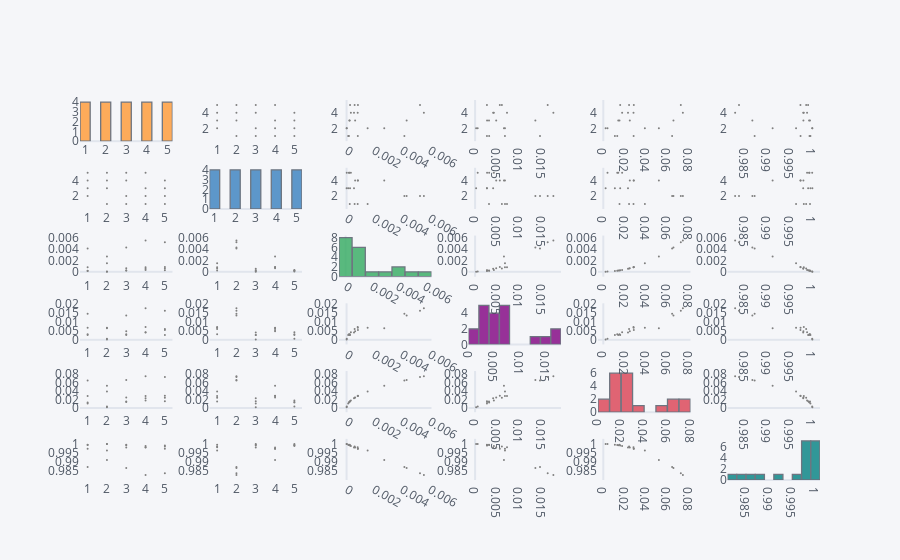

The notebook cell this image was saved under:
### Code cell
df3.scatter_matrix()

### Figure 1 — Plotly figure (JSON) as saved in the notebook; plotly's stock layout.template omitted (floating-point values rounded to 4 significant figures)
{"data": [{"histfunc": "count", "histnorm": "", "marker": {"color": "rgba(255, 153, 51, 1.0)", "line": {"color": "#4D5663", "width": 1.3}}, "name": "Partition", "nbinsx": 10, "opacity": 0.8, "orientation": "v", "type": "histogram", "x": [1, 1, 1, 1, 2, 2, 2, 2, 3, 3, 3, 3, 4, 4, 4, 4, 5, 5, 5, 5], "xaxis": "x", "yaxis": "y"}, {"line": {"color": "rgba(128, 128, 128, 1.0)", "dash": "solid", "shape": "linear", "width": 1.3}, "marker": {"size": 2, "symbol": "circle"}, "mode": "markers", "name": "Partition", "text": "", "type": "scatter", "x": [2, 3, 4, 5, 1, 3, 4, 5, 1, 2, 4, 5, 1, 2, 3, 5, 1, 2, 3, 4], "xaxis": "x2", "y": [1, 1, 1, 1, 2, 2, 2, 2, 3, 3, 3, 3, 4, 4, 4, 4, 5, 5, 5, 5], "yaxis": "y2"}, {"line": {"color": "rgba(128, 128, 128, 1.0)", "dash": "solid", "shape": "linear", "width": 1.3}, "marker": {"size": 2, "symbol": "circle"}, "mode": "markers", "name": "Partition", "text": "", "type": "scatter", "x": [0.004153, 0.0001174, 0.000807, 0.0001706, 0.001514, 4.651e-06, 0.002709, 1.529e-05, 0.0002291, 0.004317, 0.0006151, 0.0001965, 0.0008, 0.005556, 0.0005337, 0.0003106, 0.0005814, 0.005276, 0.00025, 0.0008163], "xaxis": "x3", "y": [1, 1, 1, 1, 2, 2, 2, 2, 3, 3, 3, 3, 4, 4, 4, 4, 5, 5, 5, 5], "yaxis": "y3"}, {"line": {"color": "rgba(128, 128, 128, 1.0)", "dash": "solid", "shape": "linear", "width": 1.3}, "marker": {"size": 2, "symbol": "circle"}, "mode": "markers", "name": "Partition", "text": "", "type": "scatter", "x": [0.01465, 0.002674, 0.006744, 0.003176, 0.006744, 0.0002326, 0.006512, 0.0005882, 0.00314, 0.0136, 0.004767, 0.002706, 0.007209, 0.01767, 0.00407, 0.004235, 0.006047, 0.0164, 0.002674, 0.005581], "xaxis": "x4", "y": [1, 1, 1, 1, 2, 2, 2, 2, 3, 3, 3, 3, 4, 4, 4, 4, 5, 5, 5, 5], "yaxis": "y4"}, {"line": {"color": "rgba(128, 128, 128, 1.0)", "dash": "solid", "shape": "linear", "width": 1.3}, "marker": {"size": 2, "symbol": "circle"}, "mode": "markers", "name": "Partition", "text": "", "type": "scatter", "x": [0.06445, 0.01084, 0.02841, 0.01306, 0.03891, 0.002157, 0.05205, 0.003911, 0.01514, 0.06571, 0.0248, 0.01402, 0.02828, 0.07454, 0.0231, 0.01762, 0.02411, 0.07263, 0.01581, 0.02857], "xaxis": "x5", "y": [1, 1, 1, 1, 2, 2, 2, 2, 3, 3, 3, 3, 4, 4, 4, 4, 5, 5, 5, 5], "yaxis": "y5"}, {"line": {"color": "rgba(128, 128, 128, 1.0)", "dash": "solid", "shape": "linear", "width": 1.3}, "marker": {"size": 2, "symbol": "circle"}, "mode": "markers", "name": "Partition", "text": "", "type": "scatter", "x": [0.9872, 0.9995, 0.9974, 0.9993, 0.9964, 1.0, 0.9912, 0.9999, 0.9995, 0.9867, 0.998, 0.9992, 0.9981, 0.9829, 0.9979, 0.9988, 0.9986, 0.9837, 0.999, 0.9973], "xaxis": "x6", "y": [1, 1, 1, 1, 2, 2, 2, 2, 3, 3, 3, 3, 4, 4, 4, 4, 5, 5, 5, 5], "yaxis": "y6"}, {"line": {"color": "rgba(128, 128, 128, 1.0)", "dash": "solid", "shape": "linear", "width": 1.3}, "marker": {"size": 2, "symbol": "circle"}, "mode": "markers", "name": "Sub partition", "text": "", "type": "scatter", "x": [1, 1, 1, 1, 2, 2, 2, 2, 3, 3, 3, 3, 4, 4, 4, 4, 5, 5, 5, 5], "xaxis": "x7", "y": [2, 3, 4, 5, 1, 3, 4, 5, 1, 2, 4, 5, 1, 2, 3, 5, 1, 2, 3, 4], "yaxis": "y7"}, {"histfunc": "count", "histnorm": "", "marker": {"color": "rgba(55, 128, 191, 1.0)", "line": {"color": "#4D5663", "width": 1.3}}, "name": "Sub partition", "nbinsx": 10, "opacity": 0.8, "orientation": "v", "type": "histogram", "x": [2, 3, 4, 5, 1, 3, 4, 5, 1, 2, 4, 5, 1, 2, 3, 5, 1, 2, 3, 4], "xaxis": "x8", "yaxis": "y8"}, {"line": {"color": "rgba(128, 128, 128, 1.0)", "dash": "solid", "shape": "linear", "width": 1.3}, "marker": {"size": 2, "symbol": "circle"}, "mode": "markers", "name": "Sub partition", "text": "", "type": "scatter", "x": [0.004153, 0.0001174, 0.000807, 0.0001706, 0.001514, 4.651e-06, 0.002709, 1.529e-05, 0.0002291, 0.004317, 0.0006151, 0.0001965, 0.0008, 0.005556, 0.0005337, 0.0003106, 0.0005814, 0.005276, 0.00025, 0.0008163], "xaxis": "x9", "y": [2, 3, 4, 5, 1, 3, 4, 5, 1, 2, 4, 5, 1, 2, 3, 5, 1, 2, 3, 4], "yaxis": "y9"}, {"line": {"color": "rgba(128, 128, 128, 1.0)", "dash": "solid", "shape": "linear", "width": 1.3}, "marker": {"size": 2, "symbol": "circle"}, "mode": "markers", "name": "Sub partition", "text": "", "type": "scatter", "x": [0.01465, 0.002674, 0.006744, 0.003176, 0.006744, 0.0002326, 0.006512, 0.0005882, 0.00314, 0.0136, 0.004767, 0.002706, 0.007209, 0.01767, 0.00407, 0.004235, 0.006047, 0.0164, 0.002674, 0.005581], "xaxis": "x10", "y": [2, 3, 4, 5, 1, 3, 4, 5, 1, 2, 4, 5, 1, 2, 3, 5, 1, 2, 3, 4], "yaxis": "y10"}, {"line": {"color": "rgba(128, 128, 128, 1.0)", "dash": "solid", "shape": "linear", "width": 1.3}, "marker": {"size": 2, "symbol": "circle"}, "mode": "markers", "name": "Sub partition", "text": "", "type": "scatter", "x": [0.06445, 0.01084, 0.02841, 0.01306, 0.03891, 0.002157, 0.05205, 0.003911, 0.01514, 0.06571, 0.0248, 0.01402, 0.02828, 0.07454, 0.0231, 0.01762, 0.02411, 0.07263, 0.01581, 0.02857], "xaxis": "x11", "y": [2, 3, 4, 5, 1, 3, 4, 5, 1, 2, 4, 5, 1, 2, 3, 5, 1, 2, 3, 4], "yaxis": "y11"}, {"line": {"color": "rgba(128, 128, 128, 1.0)", "dash": "solid", "shape": "linear", "width": 1.3}, "marker": {"size": 2, "symbol": "circle"}, "mode": "markers", "name": "Sub partition", "text": "", "type": "scatter", "x": [0.9872, 0.9995, 0.9974, 0.9993, 0.9964, 1.0, 0.9912, 0.9999, 0.9995, 0.9867, 0.998, 0.9992, 0.9981, 0.9829, 0.9979, 0.9988, 0.9986, 0.9837, 0.999, 0.9973], "xaxis": "x12", "y": [2, 3, 4, 5, 1, 3, 4, 5, 1, 2, 4, 5, 1, 2, 3, 5, 1, 2, 3, 4], "yaxis": "y12"}, {"line": {"color": "rgba(128, 128, 128, 1.0)", "dash": "solid", "shape": "linear", "width": 1.3}, "marker": {"size": 2, "symbol": "circle"}, "mode": "markers", "name": "MSE", "text": "", "type": "scatter", "x": [1, 1, 1, 1, 2, 2, 2, 2, 3, 3, 3, 3, 4, 4, 4, 4, 5, 5, 5, 5], "xaxis": "x13", "y": [0.004153, 0.0001174, 0.000807, 0.0001706, 0.001514, 4.651e-06, 0.002709, 1.529e-05, 0.0002291, 0.004317, 0.0006151, 0.0001965, 0.0008, 0.005556, 0.0005337, 0.0003106, 0.0005814, 0.005276, 0.00025, 0.0008163], "yaxis": "y13"}, {"line": {"color": "rgba(128, 128, 128, 1.0)", "dash": "solid", "shape": "linear", "width": 1.3}, "marker": {"size": 2, "symbol": "circle"}, "mode": "markers", "name": "MSE", "text": "", "type": "scatter", "x": [2, 3, 4, 5, 1, 3, 4, 5, 1, 2, 4, 5, 1, 2, 3, 5, 1, 2, 3, 4], "xaxis": "x14", "y": [0.004153, 0.0001174, 0.000807, 0.0001706, 0.001514, 4.651e-06, 0.002709, 1.529e-05, 0.0002291, 0.004317, 0.0006151, 0.0001965, 0.0008, 0.005556, 0.0005337, 0.0003106, 0.0005814, 0.005276, 0.00025, 0.0008163], "yaxis": "y14"}, {"histfunc": "count", "histnorm": "", "marker": {"color": "rgba(50, 171, 96, 1.0)", "line": {"color": "#4D5663", "width": 1.3}}, "name": "MSE", "nbinsx": 10, "opacity": 0.8, "orientation": "v", "type": "histogram", "x": [0.004153, 0.0001174, 0.000807, 0.0001706, 0.001514, 4.651e-06, 0.002709, 1.529e-05, 0.0002291, 0.004317, 0.0006151, 0.0001965, 0.0008, 0.005556, 0.0005337, 0.0003106, 0.0005814, 0.005276, 0.00025, 0.0008163], "xaxis": "x15", "yaxis": "y15"}, {"line": {"color": "rgba(128, 128, 128, 1.0)", "dash": "solid", "shape": "linear", "width": 1.3}, "marker": {"size": 2, "symbol": "circle"}, "mode": "markers", "name": "MSE", "text": "", "type": "scatter", "x": [0.01465, 0.002674, 0.006744, 0.003176, 0.006744, 0.0002326, 0.006512, 0.0005882, 0.00314, 0.0136, 0.004767, 0.002706, 0.007209, 0.01767, 0.00407, 0.004235, 0.006047, 0.0164, 0.002674, 0.005581], "xaxis": "x16", "y": [0.004153, 0.0001174, 0.000807, 0.0001706, 0.001514, 4.651e-06, 0.002709, 1.529e-05, 0.0002291, 0.004317, 0.0006151, 0.0001965, 0.0008, 0.005556, 0.0005337, 0.0003106, 0.0005814, 0.005276, 0.00025, 0.0008163], "yaxis": "y16"}, {"line": {"color": "rgba(128, 128, 128, 1.0)", "dash": "solid", "shape": "linear", "width": 1.3}, "marker": {"size": 2, "symbol": "circle"}, "mode": "markers", "name": "MSE", "text": "", "type": "scatter", "x": [0.06445, 0.01084, 0.02841, 0.01306, 0.03891, 0.002157, 0.05205, 0.003911, 0.01514, 0.06571, 0.0248, 0.01402, 0.02828, 0.07454, 0.0231, 0.01762, 0.02411, 0.07263, 0.01581, 0.02857], "xaxis": "x17", "y": [0.004153, 0.0001174, 0.000807, 0.0001706, 0.001514, 4.651e-06, 0.002709, 1.529e-05, 0.0002291, 0.004317, 0.0006151, 0.0001965, 0.0008, 0.005556, 0.0005337, 0.0003106, 0.0005814, 0.005276, 0.00025, 0.0008163], "yaxis": "y17"}, {"line": {"color": "rgba(128, 128, 128, 1.0)", "dash": "solid", "shape": "linear", "width": 1.3}, "marker": {"size": 2, "symbol": "circle"}, "mode": "markers", "name": "MSE", "text": "", "type": "scatter", "x": [0.9872, 0.9995, 0.9974, 0.9993, 0.9964, 1.0, 0.9912, 0.9999, 0.9995, 0.9867, 0.998, 0.9992, 0.9981, 0.9829, 0.9979, 0.9988, 0.9986, 0.9837, 0.999, 0.9973], "xaxis": "x18", "y": [0.004153, 0.0001174, 0.000807, 0.0001706, 0.001514, 4.651e-06, 0.002709, 1.529e-05, 0.0002291, 0.004317, 0.0006151, 0.0001965, 0.0008, 0.005556, 0.0005337, 0.0003106, 0.0005814, 0.005276, 0.00025, 0.0008163], "yaxis": "y18"}, {"line": {"color": "rgba(128, 128, 128, 1.0)", "dash": "solid", "shape": "linear", "width": 1.3}, "marker": {"size": 2, "symbol": "circle"}, "mode": "markers", "name": "MAE", "text": "", "type": "scatter", "x": [1, 1, 1, 1, 2, 2, 2, 2, 3, 3, 3, 3, 4, 4, 4, 4, 5, 5, 5, 5], "xaxis": "x19", "y": [0.01465, 0.002674, 0.006744, 0.003176, 0.006744, 0.0002326, 0.006512, 0.0005882, 0.00314, 0.0136, 0.004767, 0.002706, 0.007209, 0.01767, 0.00407, 0.004235, 0.006047, 0.0164, 0.002674, 0.005581], "yaxis": "y19"}, {"line": {"color": "rgba(128, 128, 128, 1.0)", "dash": "solid", "shape": "linear", "width": 1.3}, "marker": {"size": 2, "symbol": "circle"}, "mode": "markers", "name": "MAE", "text": "", "type": "scatter", "x": [2, 3, 4, 5, 1, 3, 4, 5, 1, 2, 4, 5, 1, 2, 3, 5, 1, 2, 3, 4], "xaxis": "x20", "y": [0.01465, 0.002674, 0.006744, 0.003176, 0.006744, 0.0002326, 0.006512, 0.0005882, 0.00314, 0.0136, 0.004767, 0.002706, 0.007209, 0.01767, 0.00407, 0.004235, 0.006047, 0.0164, 0.002674, 0.005581], "yaxis": "y20"}, {"line": {"color": "rgba(128, 128, 128, 1.0)", "dash": "solid", "shape": "linear", "width": 1.3}, "marker": {"size": 2, "symbol": "circle"}, "mode": "markers", "name": "MAE", "text": "", "type": "scatter", "x": [0.004153, 0.0001174, 0.000807, 0.0001706, 0.001514, 4.651e-06, 0.002709, 1.529e-05, 0.0002291, 0.004317, 0.0006151, 0.0001965, 0.0008, 0.005556, 0.0005337, 0.0003106, 0.0005814, 0.005276, 0.00025, 0.0008163], "xaxis": "x21", "y": [0.01465, 0.002674, 0.006744, 0.003176, 0.006744, 0.0002326, 0.006512, 0.0005882, 0.00314, 0.0136, 0.004767, 0.002706, 0.007209, 0.01767, 0.00407, 0.004235, 0.006047, 0.0164, 0.002674, 0.005581], "yaxis": "y21"}, {"histfunc": "count", "histnorm": "", "marker": {"color": "rgba(128, 0, 128, 1.0)", "line": {"color": "#4D5663", "width": 1.3}}, "name": "MAE", "nbinsx": 10, "opacity": 0.8, "orientation": "v", "type": "histogram", "x": [0.01465, 0.002674, 0.006744, 0.003176, 0.006744, 0.0002326, 0.006512, 0.0005882, 0.00314, 0.0136, 0.004767, 0.002706, 0.007209, 0.01767, 0.00407, 0.004235, 0.006047, 0.0164, 0.002674, 0.005581], "xaxis": "x22", "yaxis": "y22"}, {"line": {"color": "rgba(128, 128, 128, 1.0)", "dash": "solid", "shape": "linear", "width": 1.3}, "marker": {"size": 2, "symbol": "circle"}, "mode": "markers", "name": "MAE", "text": "", "type": "scatter", "x": [0.06445, 0.01084, 0.02841, 0.01306, 0.03891, 0.002157, 0.05205, 0.003911, 0.01514, 0.06571, 0.0248, 0.01402, 0.02828, 0.07454, 0.0231, 0.01762, 0.02411, 0.07263, 0.01581, 0.02857], "xaxis": "x23", "y": [0.01465, 0.002674, 0.006744, 0.003176, 0.006744, 0.0002326, 0.006512, 0.0005882, 0.00314, 0.0136, 0.004767, 0.002706, 0.007209, 0.01767, 0.00407, 0.004235, 0.006047, 0.0164, 0.002674, 0.005581], "yaxis": "y23"}, {"line": {"color": "rgba(128, 128, 128, 1.0)", "dash": "solid", "shape": "linear", "width": 1.3}, "marker": {"size": 2, "symbol": "circle"}, "mode": "markers", "name": "MAE", "text": "", "type": "scatter", "x": [0.9872, 0.9995, 0.9974, 0.9993, 0.9964, 1.0, 0.9912, 0.9999, 0.9995, 0.9867, 0.998, 0.9992, 0.9981, 0.9829, 0.9979, 0.9988, 0.9986, 0.9837, 0.999, 0.9973], "xaxis": "x24", "y": [0.01465, 0.002674, 0.006744, 0.003176, 0.006744, 0.0002326, 0.006512, 0.0005882, 0.00314, 0.0136, 0.004767, 0.002706, 0.007209, 0.01767, 0.00407, 0.004235, 0.006047, 0.0164, 0.002674, 0.005581], "yaxis": "y24"}, {"line": {"color": "rgba(128, 128, 128, 1.0)", "dash": "solid", "shape": "linear", "width": 1.3}, "marker": {"size": 2, "symbol": "circle"}, "mode": "markers", "name": "RMSE", "text": "", "type": "scatter", "x": [1, 1, 1, 1, 2, 2, 2, 2, 3, 3, 3, 3, 4, 4, 4, 4, 5, 5, 5, 5], "xaxis": "x25", "y": [0.06445, 0.01084, 0.02841, 0.01306, 0.03891, 0.002157, 0.05205, 0.003911, 0.01514, 0.06571, 0.0248, 0.01402, 0.02828, 0.07454, 0.0231, 0.01762, 0.02411, 0.07263, 0.01581, 0.02857], "yaxis": "y25"}, {"line": {"color": "rgba(128, 128, 128, 1.0)", "dash": "solid", "shape": "linear", "width": 1.3}, "marker": {"size": 2, "symbol": "circle"}, "mode": "markers", "name": "RMSE", "text": "", "type": "scatter", "x": [2, 3, 4, 5, 1, 3, 4, 5, 1, 2, 4, 5, 1, 2, 3, 5, 1, 2, 3, 4], "xaxis": "x26", "y": [0.06445, 0.01084, 0.02841, 0.01306, 0.03891, 0.002157, 0.05205, 0.003911, 0.01514, 0.06571, 0.0248, 0.01402, 0.02828, 0.07454, 0.0231, 0.01762, 0.02411, 0.07263, 0.01581, 0.02857], "yaxis": "y26"}, {"line": {"color": "rgba(128, 128, 128, 1.0)", "dash": "solid", "shape": "linear", "width": 1.3}, "marker": {"size": 2, "symbol": "circle"}, "mode": "markers", "name": "RMSE", "text": "", "type": "scatter", "x": [0.004153, 0.0001174, 0.000807, 0.0001706, 0.001514, 4.651e-06, 0.002709, 1.529e-05, 0.0002291, 0.004317, 0.0006151, 0.0001965, 0.0008, 0.005556, 0.0005337, 0.0003106, 0.0005814, 0.005276, 0.00025, 0.0008163], "xaxis": "x27", "y": [0.06445, 0.01084, 0.02841, 0.01306, 0.03891, 0.002157, 0.05205, 0.003911, 0.01514, 0.06571, 0.0248, 0.01402, 0.02828, 0.07454, 0.0231, 0.01762, 0.02411, 0.07263, 0.01581, 0.02857], "yaxis": "y27"}, {"line": {"color": "rgba(128, 128, 128, 1.0)", "dash": "solid", "shape": "linear", "width": 1.3}, "marker": {"size": 2, "symbol": "circle"}, "mode": "markers", "name": "RMSE", "text": "", "type": "scatter", "x": [0.01465, 0.002674, 0.006744, 0.003176, 0.006744, 0.0002326, 0.006512, 0.0005882, 0.00314, 0.0136, 0.004767, 0.002706, 0.007209, 0.01767, 0.00407, 0.004235, 0.006047, 0.0164, 0.002674, 0.005581], "xaxis": "x28", "y": [0.06445, 0.01084, 0.02841, 0.01306, 0.03891, 0.002157, 0.05205, 0.003911, 0.01514, 0.06571, 0.0248, 0.01402, 0.02828, 0.07454, 0.0231, 0.01762, 0.02411, 0.07263, 0.01581, 0.02857], "yaxis": "y28"}, {"histfunc": "count", "histnorm": "", "marker": {"color": "rgba(219, 64, 82, 1.0)", "line": {"color": "#4D5663", "width": 1.3}}, "name": "RMSE", "nbinsx": 10, "opacity": 0.8, "orientation": "v", "type": "histogram", "x": [0.06445, 0.01084, 0.02841, 0.01306, 0.03891, 0.002157, 0.05205, 0.003911, 0.01514, 0.06571, 0.0248, 0.01402, 0.02828, 0.07454, 0.0231, 0.01762, 0.02411, 0.07263, 0.01581, 0.02857], "xaxis": "x29", "yaxis": "y29"}, {"line": {"color": "rgba(128, 128, 128, 1.0)", "dash": "solid", "shape": "linear", "width": 1.3}, "marker": {"size": 2, "symbol": "circle"}, "mode": "markers", "name": "RMSE", "text": "", "type": "scatter", "x": [0.9872, 0.9995, 0.9974, 0.9993, 0.9964, 1.0, 0.9912, 0.9999, 0.9995, 0.9867, 0.998, 0.9992, 0.9981, 0.9829, 0.9979, 0.9988, 0.9986, 0.9837, 0.999, 0.9973], "xaxis": "x30", "y": [0.06445, 0.01084, 0.02841, 0.01306, 0.03891, 0.002157, 0.05205, 0.003911, 0.01514, 0.06571, 0.0248, 0.01402, 0.02828, 0.07454, 0.0231, 0.01762, 0.02411, 0.07263, 0.01581, 0.02857], "yaxis": "y30"}, {"line": {"color": "rgba(128, 128, 128, 1.0)", "dash": "solid", "shape": "linear", "width": 1.3}, "marker": {"size": 2, "symbol": "circle"}, "mode": "markers", "name": "Accuracy", "text": "", "type": "scatter", "x": [1, 1, 1, 1, 2, 2, 2, 2, 3, 3, 3, 3, 4, 4, 4, 4, 5, 5, 5, 5], "xaxis": "x31", "y": [0.9872, 0.9995, 0.9974, 0.9993, 0.9964, 1.0, 0.9912, 0.9999, 0.9995, 0.9867, 0.998, 0.9992, 0.9981, 0.9829, 0.9979, 0.9988, 0.9986, 0.9837, 0.999, 0.9973], "yaxis": "y31"}, {"line": {"color": "rgba(128, 128, 128, 1.0)", "dash": "solid", "shape": "linear", "width": 1.3}, "marker": {"size": 2, "symbol": "circle"}, "mode": "markers", "name": "Accuracy", "text": "", "type": "scatter", "x": [2, 3, 4, 5, 1, 3, 4, 5, 1, 2, 4, 5, 1, 2, 3, 5, 1, 2, 3, 4], "xaxis": "x32", "y": [0.9872, 0.9995, 0.9974, 0.9993, 0.9964, 1.0, 0.9912, 0.9999, 0.9995, 0.9867, 0.998, 0.9992, 0.9981, 0.9829, 0.9979, 0.9988, 0.9986, 0.9837, 0.999, 0.9973], "yaxis": "y32"}, {"line": {"color": "rgba(128, 128, 128, 1.0)", "dash": "solid", "shape": "linear", "width": 1.3}, "marker": {"size": 2, "symbol": "circle"}, "mode": "markers", "name": "Accuracy", "text": "", "type": "scatter", "x": [0.004153, 0.0001174, 0.000807, 0.0001706, 0.001514, 4.651e-06, 0.002709, 1.529e-05, 0.0002291, 0.004317, 0.0006151, 0.0001965, 0.0008, 0.005556, 0.0005337, 0.0003106, 0.0005814, 0.005276, 0.00025, 0.0008163], "xaxis": "x33", "y": [0.9872, 0.9995, 0.9974, 0.9993, 0.9964, 1.0, 0.9912, 0.9999, 0.9995, 0.9867, 0.998, 0.9992, 0.9981, 0.9829, 0.9979, 0.9988, 0.9986, 0.9837, 0.999, 0.9973], "yaxis": "y33"}, {"line": {"color": "rgba(128, 128, 128, 1.0)", "dash": "solid", "shape": "linear", "width": 1.3}, "marker": {"size": 2, "symbol": "circle"}, "mode": "markers", "name": "Accuracy", "text": "", "type": "scatter", "x": [0.01465, 0.002674, 0.006744, 0.003176, 0.006744, 0.0002326, 0.006512, 0.0005882, 0.00314, 0.0136, 0.004767, 0.002706, 0.007209, 0.01767, 0.00407, 0.004235, 0.006047, 0.0164, 0.002674, 0.005581], "xaxis": "x34", "y": [0.9872, 0.9995, 0.9974, 0.9993, 0.9964, 1.0, 0.9912, 0.9999, 0.9995, 0.9867, 0.998, 0.9992, 0.9981, 0.9829, 0.9979, 0.9988, 0.9986, 0.9837, 0.999, 0.9973], "yaxis": "y34"}, {"line": {"color": "rgba(128, 128, 128, 1.0)", "dash": "solid", "shape": "linear", "width": 1.3}, "marker": {"size": 2, "symbol": "circle"}, "mode": "markers", "name": "Accuracy", "text": "", "type": "scatter", "x": [0.06445, 0.01084, 0.02841, 0.01306, 0.03891, 0.002157, 0.05205, 0.003911, 0.01514, 0.06571, 0.0248, 0.01402, 0.02828, 0.07454, 0.0231, 0.01762, 0.02411, 0.07263, 0.01581, 0.02857], "xaxis": "x35", "y": [0.9872, 0.9995, 0.9974, 0.9993, 0.9964, 1.0, 0.9912, 0.9999, 0.9995, 0.9867, 0.998, 0.9992, 0.9981, 0.9829, 0.9979, 0.9988, 0.9986, 0.9837, 0.999, 0.9973], "yaxis": "y35"}, {"histfunc": "count", "histnorm": "", "marker": {"color": "rgba(0, 128, 128, 1.0)", "line": {"color": "#4D5663", "width": 1.3}}, "name": "Accuracy", "nbinsx": 10, "opacity": 0.8, "orientation": "v", "type": "histogram", "x": [0.9872, 0.9995, 0.9974, 0.9993, 0.9964, 1.0, 0.9912, 0.9999, 0.9995, 0.9867, 0.998, 0.9992, 0.9981, 0.9829, 0.9979, 0.9988, 0.9986, 0.9837, 0.999, 0.9973], "xaxis": "x36", "yaxis": "y36"}], "layout": {"bargap": 0.02, "legend": {"bgcolor": "#F5F6F9", "font": {"color": "#4D5663"}}, "paper_bgcolor": "#F5F6F9", "plot_bgcolor": "#F5F6F9", "showlegend": false, "title": {"font": {"color": "#4D5663"}}, "xaxis": {"anchor": "y", "domain": [0, 0.125], "gridcolor": "#E1E5ED", "showgrid": false, "tickfont": {"color": "#4D5663"}, "title": {"font": {"color": "#4D5663"}, "text": ""}, "zerolinecolor": "#E1E5ED"}, "xaxis10": {"anchor": "y10", "domain": [0.525, 0.65], "gridcolor": "#E1E5ED", "showgrid": false, "tickfont": {"color": "#4D5663"}, "title": {"font": {"color": "#4D5663"}, "text": ""}, "zerolinecolor": "#E1E5ED"}, "xaxis11": {"anchor": "y11", "domain": [0.7, 0.825], "gridcolor": "#E1E5ED", "showgrid": false, "tickfont": {"color": "#4D5663"}, "title": {"font": {"color": "#4D5663"}, "text": ""}, "zerolinecolor": "#E1E5ED"}, "xaxis12": {"anchor": "y12", "domain": [0.875, 1], "gridcolor": "#E1E5ED", "showgrid": false, "tickfont": {"color": "#4D5663"}, "title": {"font": {"color": "#4D5663"}, "text": ""}, "zerolinecolor": "#E1E5ED"}, "xaxis13": {"anchor": "y13", "domain": [0, 0.125], "gridcolor": "#E1E5ED", "showgrid": false, "tickfont": {"color": "#4D5663"}, "title": {"font": {"color": "#4D5663"}, "text": ""}, "zerolinecolor": "#E1E5ED"}, "xaxis14": {"anchor": "y14", "domain": [0.175, 0.3], "gridcolor": "#E1E5ED", "showgrid": false, "tickfont": {"color": "#4D5663"}, "title": {"font": {"color": "#4D5663"}, "text": ""}, "zerolinecolor": "#E1E5ED"}, "xaxis15": {"anchor": "y15", "domain": [0.35, 0.475], "gridcolor": "#E1E5ED", "showgrid": false, "tickfont": {"color": "#4D5663"}, "title": {"font": {"color": "#4D5663"}, "text": ""}, "zerolinecolor": "#E1E5ED"}, "xaxis16": {"anchor": "y16", "domain": [0.525, 0.65], "gridcolor": "#E1E5ED", "showgrid": false, "tickfont": {"color": "#4D5663"}, "title": {"font": {"color": "#4D5663"}, "text": ""}, "zerolinecolor": "#E1E5ED"}, "xaxis17": {"anchor": "y17", "domain": [0.7, 0.825], "gridcolor": "#E1E5ED", "showgrid": false, "tickfont": {"color": "#4D5663"}, "title": {"font": {"color": "#4D5663"}, "text": ""}, "zerolinecolor": "#E1E5ED"}, "xaxis18": {"anchor": "y18", "domain": [0.875, 1], "gridcolor": "#E1E5ED", "showgrid": false, "tickfont": {"color": "#4D5663"}, "title": {"font": {"color": "#4D5663"}, "text": ""}, "zerolinecolor": "#E1E5ED"}, "xaxis19": {"anchor": "y19", "domain": [0, 0.125], "gridcolor": "#E1E5ED", "showgrid": false, "tickfont": {"color": "#4D5663"}, "title": {"font": {"color": "#4D5663"}, "text": ""}, "zerolinecolor": "#E1E5ED"}, "xaxis2": {"anchor": "y2", "domain": [0.175, 0.3], "gridcolor": "#E1E5ED", "showgrid": false, "tickfont": {"color": "#4D5663"}, "title": {"font": {"color": "#4D5663"}, "text": ""}, "zerolinecolor": "#E1E5ED"}, "xaxis20": {"anchor": "y20", "domain": [0.175, 0.3], "gridcolor": "#E1E5ED", "showgrid": false, "tickfont": {"color": "#4D5663"}, "title": {"font": {"color": "#4D5663"}, "text": ""}, "zerolinecolor": "#E1E5ED"}, "xaxis21": {"anchor": "y21", "domain": [0.35, 0.475], "gridcolor": "#E1E5ED", "showgrid": false, "tickfont": {"color": "#4D5663"}, "title": {"font": {"color": "#4D5663"}, "text": ""}, "zerolinecolor": "#E1E5ED"}, "xaxis22": {"anchor": "y22", "domain": [0.525, 0.65], "gridcolor": "#E1E5ED", "showgrid": false, "tickfont": {"color": "#4D5663"}, "title": {"font": {"color": "#4D5663"}, "text": ""}, "zerolinecolor": "#E1E5ED"}, "xaxis23": {"anchor": "y23", "domain": [0.7, 0.825], "gridcolor": "#E1E5ED", "showgrid": false, "tickfont": {"color": "#4D5663"}, "title": {"font": {"color": "#4D5663"}, "text": ""}, "zerolinecolor": "#E1E5ED"}, "xaxis24": {"anchor": "y24", "domain": [0.875, 1], "gridcolor": "#E1E5ED", "showgrid": false, "tickfont": {"color": "#4D5663"}, "title": {"font": {"color": "#4D5663"}, "text": ""}, "zerolinecolor": "#E1E5ED"}, "xaxis25": {"anchor": "y25", "domain": [0, 0.125], "gridcolor": "#E1E5ED", "showgrid": false, "tickfont": {"color": "#4D5663"}, "title": {"font": {"color": "#4D5663"}, "text": ""}, "zerolinecolor": "#E1E5ED"}, "xaxis26": {"anchor": "y26", "domain": [0.175, 0.3], "gridcolor": "#E1E5ED", "showgrid": false, "tickfont": {"color": "#4D5663"}, "title": {"font": {"color": "#4D5663"}, "text": ""}, "zerolinecolor": "#E1E5ED"}, "xaxis27": {"anchor": "y27", "domain": [0.35, 0.475], "gridcolor": "#E1E5ED", "showgrid": false, "tickfont": {"color": "#4D5663"}, "title": {"font": {"color": "#4D5663"}, "text": ""}, "zerolinecolor": "#E1E5ED"}, "xaxis28": {"anchor": "y28", "domain": [0.525, 0.65], "gridcolor": "#E1E5ED", "showgrid": false, "tickfont": {"color": "#4D5663"}, "title": {"font": {"color": "#4D5663"}, "text": ""}, "zerolinecolor": "#E1E5ED"}, "xaxis29": {"anchor": "y29", "domain": [0.7, 0.825], "gridcolor": "#E1E5ED", "showgrid": false, "tickfont": {"color": "#4D5663"}, "title": {"font": {"color": "#4D5663"}, "text": ""}, "zerolinecolor": "#E1E5ED"}, "xaxis3": {"anchor": "y3", "domain": [0.35, 0.475], "gridcolor": "#E1E5ED", "showgrid": false, "tickfont": {"color": "#4D5663"}, "title": {"font": {"color": "#4D5663"}, "text": ""}, "zerolinecolor": "#E1E5ED"}, "xaxis30": {"anchor": "y30", "domain": [0.875, 1], "gridcolor": "#E1E5ED", "showgrid": false, "tickfont": {"color": "#4D5663"}, "title": {"font": {"color": "#4D5663"}, "text": ""}, "zerolinecolor": "#E1E5ED"}, "xaxis31": {"anchor": "y31", "domain": [0, 0.125], "gridcolor": "#E1E5ED", "showgrid": false, "tickfont": {"color": "#4D5663"}, "title": {"font": {"color": "#4D5663"}, "text": ""}, "zerolinecolor": "#E1E5ED"}, "xaxis32": {"anchor": "y32", "domain": [0.175, 0.3], "gridcolor": "#E1E5ED", "showgrid": false, "tickfont": {"color": "#4D5663"}, "title": {"font": {"color": "#4D5663"}, "text": ""}, "zerolinecolor": "#E1E5ED"}, "xaxis33": {"anchor": "y33", "domain": [0.35, 0.475], "gridcolor": "#E1E5ED", "showgrid": false, "tickfont": {"color": "#4D5663"}, "title": {"font": {"color": "#4D5663"}, "text": ""}, "zerolinecolor": "#E1E5ED"}, "xaxis34": {"anchor": "y34", "domain": [0.525, 0.65], "gridcolor": "#E1E5ED", "showgrid": false, "tickfont": {"color": "#4D5663"}, "title": {"font": {"color": "#4D5663"}, "text": ""}, "zerolinecolor": "#E1E5ED"}, "xaxis35": {"anchor": "y35", "domain": [0.7, 0.825], "gridcolor": "#E1E5ED", "showgrid": false, "tickfont": {"color": "#4D5663"}, "title": {"font": {"color": "#4D5663"}, "text": ""}, "zerolinecolor": "#E1E5ED"}, "xaxis36": {"anchor": "y36", "domain": [0.875, 1], "gridcolor": "#E1E5ED", "showgrid": false, "tickfont": {"color": "#4D5663"}, "title": {"font": {"color": "#4D5663"}, "text": ""}, "zerolinecolor": "#E1E5ED"}, "xaxis4": {"anchor": "y4", "domain": [0.525, 0.65], "gridcolor": "#E1E5ED", "showgrid": false, "tickfont": {"color": "#4D5663"}, "title": {"font": {"color": "#4D5663"}, "text": ""}, "zerolinecolor": "#E1E5ED"}, "xaxis5": {"anchor": "y5", "domain": [0.7, 0.825], "gridcolor": "#E1E5ED", "showgrid": false, "tickfont": {"color": "#4D5663"}, "title": {"font": {"color": "#4D5663"}, "text": ""}, "zerolinecolor": "#E1E5ED"}, "xaxis6": {"anchor": "y6", "domain": [0.875, 1], "gridcolor": "#E1E5ED", "showgrid": false, "tickfont": {"color": "#4D5663"}, "title": {"font": {"color": "#4D5663"}, "text": ""}, "zerolinecolor": "#E1E5ED"}, "xaxis7": {"anchor": "y7", "domain": [0, 0.125], "gridcolor": "#E1E5ED", "showgrid": false, "tickfont": {"color": "#4D5663"}, "title": {"font": {"color": "#4D5663"}, "text": ""}, "zerolinecolor": "#E1E5ED"}, "xaxis8": {"anchor": "y8", "domain": [0.175, 0.3], "gridcolor": "#E1E5ED", "showgrid": false, "tickfont": {"color": "#4D5663"}, "title": {"font": {"color": "#4D5663"}, "text": ""}, "zerolinecolor": "#E1E5ED"}, "xaxis9": {"anchor": "y9", "domain": [0.35, 0.475], "gridcolor": "#E1E5ED", "showgrid": false, "tickfont": {"color": "#4D5663"}, "title": {"font": {"color": "#4D5663"}, "text": ""}, "zerolinecolor": "#E1E5ED"}, "yaxis": {"anchor": "x", "domain": [0.8917, 1.0], "gridcolor": "#E1E5ED", "showgrid": false, "tickfont": {"color": "#4D5663"}, "title": {"font": {"color": "#4D5663"}, "text": ""}, "zerolinecolor": "#E1E5ED"}, "yaxis10": {"anchor": "x10", "domain": [0.7133, 0.8217], "gridcolor": "#E1E5ED", "showgrid": false, "tickfont": {"color": "#4D5663"}, "title": {"font": {"color": "#4D5663"}, "text": ""}, "zerolinecolor": "#E1E5ED"}, "yaxis11": {"anchor": "x11", "domain": [0.7133, 0.8217], "gridcolor": "#E1E5ED", "showgrid": false, "tickfont": {"color": "#4D5663"}, "title": {"font": {"color": "#4D5663"}, "text": ""}, "zerolinecolor": "#E1E5ED"}, "yaxis12": {"anchor": "x12", "domain": [0.7133, 0.8217], "gridcolor": "#E1E5ED", "showgrid": false, "tickfont": {"color": "#4D5663"}, "title": {"font": {"color": "#4D5663"}, "text": ""}, "zerolinecolor": "#E1E5ED"}, "yaxis13": {"anchor": "x13", "domain": [0.535, 0.6433], "gridcolor": "#E1E5ED", "showgrid": false, "tickfont": {"color": "#4D5663"}, "title": {"font": {"color": "#4D5663"}, "text": ""}, "zerolinecolor": "#E1E5ED"}, "yaxis14": {"anchor": "x14", "domain": [0.535, 0.6433], "gridcolor": "#E1E5ED", "showgrid": false, "tickfont": {"color": "#4D5663"}, "title": {"font": {"color": "#4D5663"}, "text": ""}, "zerolinecolor": "#E1E5ED"}, "yaxis15": {"anchor": "x15", "domain": [0.535, 0.6433], "gridcolor": "#E1E5ED", "showgrid": false, "tickfont": {"color": "#4D5663"}, "title": {"font": {"color": "#4D5663"}, "text": ""}, "zerolinecolor": "#E1E5ED"}, "yaxis16": {"anchor": "x16", "domain": [0.535, 0.6433], "gridcolor": "#E1E5ED", "showgrid": false, "tickfont": {"color": "#4D5663"}, "title": {"font": {"color": "#4D5663"}, "text": ""}, "zerolinecolor": "#E1E5ED"}, "yaxis17": {"anchor": "x17", "domain": [0.535, 0.6433], "gridcolor": "#E1E5ED", "showgrid": false, "tickfont": {"color": "#4D5663"}, "title": {"font": {"color": "#4D5663"}, "text": ""}, "zerolinecolor": "#E1E5ED"}, "yaxis18": {"anchor": "x18", "domain": [0.535, 0.6433], "gridcolor": "#E1E5ED", "showgrid": false, "tickfont": {"color": "#4D5663"}, "title": {"font": {"color": "#4D5663"}, "text": ""}, "zerolinecolor": "#E1E5ED"}, "yaxis19": {"anchor": "x19", "domain": [0.3567, 0.465], "gridcolor": "#E1E5ED", "showgrid": false, "tickfont": {"color": "#4D5663"}, "title": {"font": {"color": "#4D5663"}, "text": ""}, "zerolinecolor": "#E1E5ED"}, "yaxis2": {"anchor": "x2", "domain": [0.8917, 1.0], "gridcolor": "#E1E5ED", "showgrid": false, "tickfont": {"color": "#4D5663"}, "title": {"font": {"color": "#4D5663"}, "text": ""}, "zerolinecolor": "#E1E5ED"}, "yaxis20": {"anchor": "x20", "domain": [0.3567, 0.465], "gridcolor": "#E1E5ED", "showgrid": false, "tickfont": {"color": "#4D5663"}, "title": {"font": {"color": "#4D5663"}, "text": ""}, "zerolinecolor": "#E1E5ED"}, "yaxis21": {"anchor": "x21", "domain": [0.3567, 0.465], "gridcolor": "#E1E5ED", "showgrid": false, "tickfont": {"color": "#4D5663"}, "title": {"font": {"color": "#4D5663"}, "text": ""}, "zerolinecolor": "#E1E5ED"}, "yaxis22": {"anchor": "x22", "domain": [0.3567, 0.465], "gridcolor": "#E1E5ED", "showgrid": false, "tickfont": {"color": "#4D5663"}, "title": {"font": {"color": "#4D5663"}, "text": ""}, "zerolinecolor": "#E1E5ED"}, "yaxis23": {"anchor": "x23", "domain": [0.3567, 0.465], "gridcolor": "#E1E5ED", "showgrid": false, "tickfont": {"color": "#4D5663"}, "title": {"font": {"color": "#4D5663"}, "text": ""}, "zerolinecolor": "#E1E5ED"}, "yaxis24": {"anchor": "x24", "domain": [0.3567, 0.465], "gridcolor": "#E1E5ED", "showgrid": false, "tickfont": {"color": "#4D5663"}, "title": {"font": {"color": "#4D5663"}, "text": ""}, "zerolinecolor": "#E1E5ED"}, "yaxis25": {"anchor": "x25", "domain": [0.1783, 0.2867], "gridcolor": "#E1E5ED", "showgrid": false, "tickfont": {"color": "#4D5663"}, "title": {"font": {"color": "#4D5663"}, "text": ""}, "zerolinecolor": "#E1E5ED"}, "yaxis26": {"anchor": "x26", "domain": [0.1783, 0.2867], "gridcolor": "#E1E5ED", "showgrid": false, "tickfont": {"color": "#4D5663"}, "title": {"font": {"color": "#4D5663"}, "text": ""}, "zerolinecolor": "#E1E5ED"}, "yaxis27": {"anchor": "x27", "domain": [0.1783, 0.2867], "gridcolor": "#E1E5ED", "showgrid": false, "tickfont": {"color": "#4D5663"}, "title": {"font": {"color": "#4D5663"}, "text": ""}, "zerolinecolor": "#E1E5ED"}, "yaxis28": {"anchor": "x28", "domain": [0.1783, 0.2867], "gridcolor": "#E1E5ED", "showgrid": false, "tickfont": {"color": "#4D5663"}, "title": {"font": {"color": "#4D5663"}, "text": ""}, "zerolinecolor": "#E1E5ED"}, "yaxis29": {"anchor": "x29", "domain": [0.1783, 0.2867], "gridcolor": "#E1E5ED", "showgrid": false, "tickfont": {"color": "#4D5663"}, "title": {"font": {"color": "#4D5663"}, "text": ""}, "zerolinecolor": "#E1E5ED"}, "yaxis3": {"anchor": "x3", "domain": [0.8917, 1.0], "gridcolor": "#E1E5ED", "showgrid": false, "tickfont": {"color": "#4D5663"}, "title": {"font": {"color": "#4D5663"}, "text": ""}, "zerolinecolor": "#E1E5ED"}, "yaxis30": {"anchor": "x30", "domain": [0.1783, 0.2867], "gridcolor": "#E1E5ED", "showgrid": false, "tickfont": {"color": "#4D5663"}, "title": {"font": {"color": "#4D5663"}, "text": ""}, "zerolinecolor": "#E1E5ED"}, "yaxis31": {"anchor": "x31", "domain": [0, 0.1083], "gridcolor": "#E1E5ED", "showgrid": false, "tickfont": {"color": "#4D5663"}, "title": {"font": {"color": "#4D5663"}, "text": ""}, "zerolinecolor": "#E1E5ED"}, "yaxis32": {"anchor": "x32", "domain": [0, 0.1083], "gridcolor": "#E1E5ED", "showgrid": false, "tickfont": {"color": "#4D5663"}, "title": {"font": {"color": "#4D5663"}, "text": ""}, "zerolinecolor": "#E1E5ED"}, "yaxis33": {"anchor": "x33", "domain": [0, 0.1083], "gridcolor": "#E1E5ED", "showgrid": false, "tickfont": {"color": "#4D5663"}, "title": {"font": {"color": "#4D5663"}, "text": ""}, "zerolinecolor": "#E1E5ED"}, "yaxis34": {"anchor": "x34", "domain": [0, 0.1083], "gridcolor": "#E1E5ED", "showgrid": false, "tickfont": {"color": "#4D5663"}, "title": {"font": {"color": "#4D5663"}, "text": ""}, "zerolinecolor": "#E1E5ED"}, "yaxis35": {"anchor": "x35", "domain": [0, 0.1083], "gridcolor": "#E1E5ED", "showgrid": false, "tickfont": {"color": "#4D5663"}, "title": {"font": {"color": "#4D5663"}, "text": ""}, "zerolinecolor": "#E1E5ED"}, "yaxis36": {"anchor": "x36", "domain": [0, 0.1083], "gridcolor": "#E1E5ED", "showgrid": false, "tickfont": {"color": "#4D5663"}, "title": {"font": {"color": "#4D5663"}, "text": ""}, "zerolinecolor": "#E1E5ED"}, "yaxis4": {"anchor": "x4", "domain": [0.8917, 1.0], "gridcolor": "#E1E5ED", "showgrid": false, "tickfont": {"color": "#4D5663"}, "title": {"font": {"color": "#4D5663"}, "text": ""}, "zerolinecolor": "#E1E5ED"}, "yaxis5": {"anchor": "x5", "domain": [0.8917, 1.0], "gridcolor": "#E1E5ED", "showgrid": false, "tickfont": {"color": "#4D5663"}, "title": {"font": {"color": "#4D5663"}, "text": ""}, "zerolinecolor": "#E1E5ED"}, "yaxis6": {"anchor": "x6", "domain": [0.8917, 1.0], "gridcolor": "#E1E5ED", "showgrid": false, "tickfont": {"color": "#4D5663"}, "title": {"font": {"color": "#4D5663"}, "text": ""}, "zerolinecolor": "#E1E5ED"}, "yaxis7": {"anchor": "x7", "domain": [0.7133, 0.8217], "gridcolor": "#E1E5ED", "showgrid": false, "tickfont": {"color": "#4D5663"}, "title": {"font": {"color": "#4D5663"}, "text": ""}, "zerolinecolor": "#E1E5ED"}, "yaxis8": {"anchor": "x8", "domain": [0.7133, 0.8217], "gridcolor": "#E1E5ED", "showgrid": false, "tickfont": {"color": "#4D5663"}, "title": {"font": {"color": "#4D5663"}, "text": ""}, "zerolinecolor": "#E1E5ED"}, "yaxis9": {"anchor": "x9", "domain": [0.7133, 0.8217], "gridcolor": "#E1E5ED", "showgrid": false, "tickfont": {"color": "#4D5663"}, "title": {"font": {"color": "#4D5663"}, "text": ""}, "zerolinecolor": "#E1E5ED"}}}
